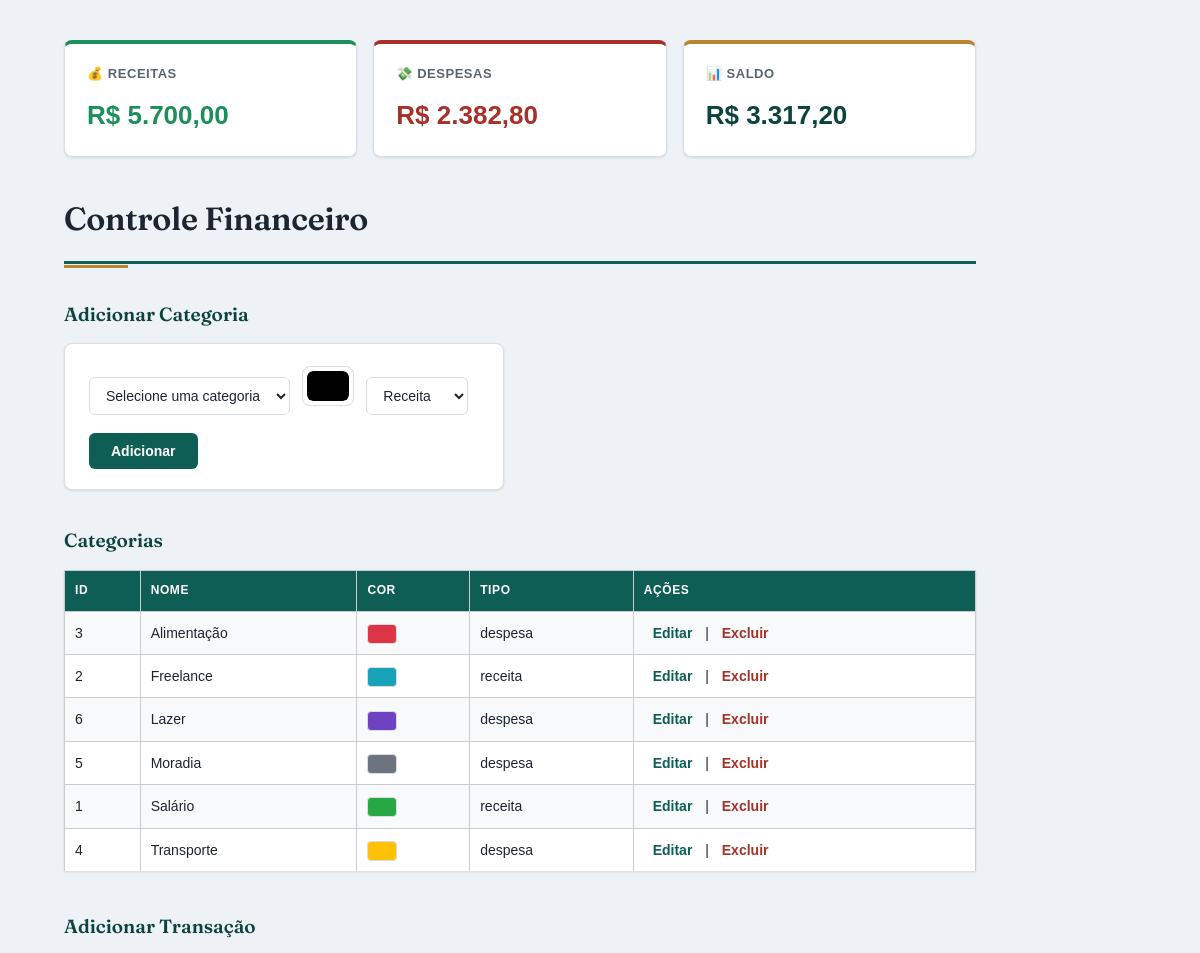
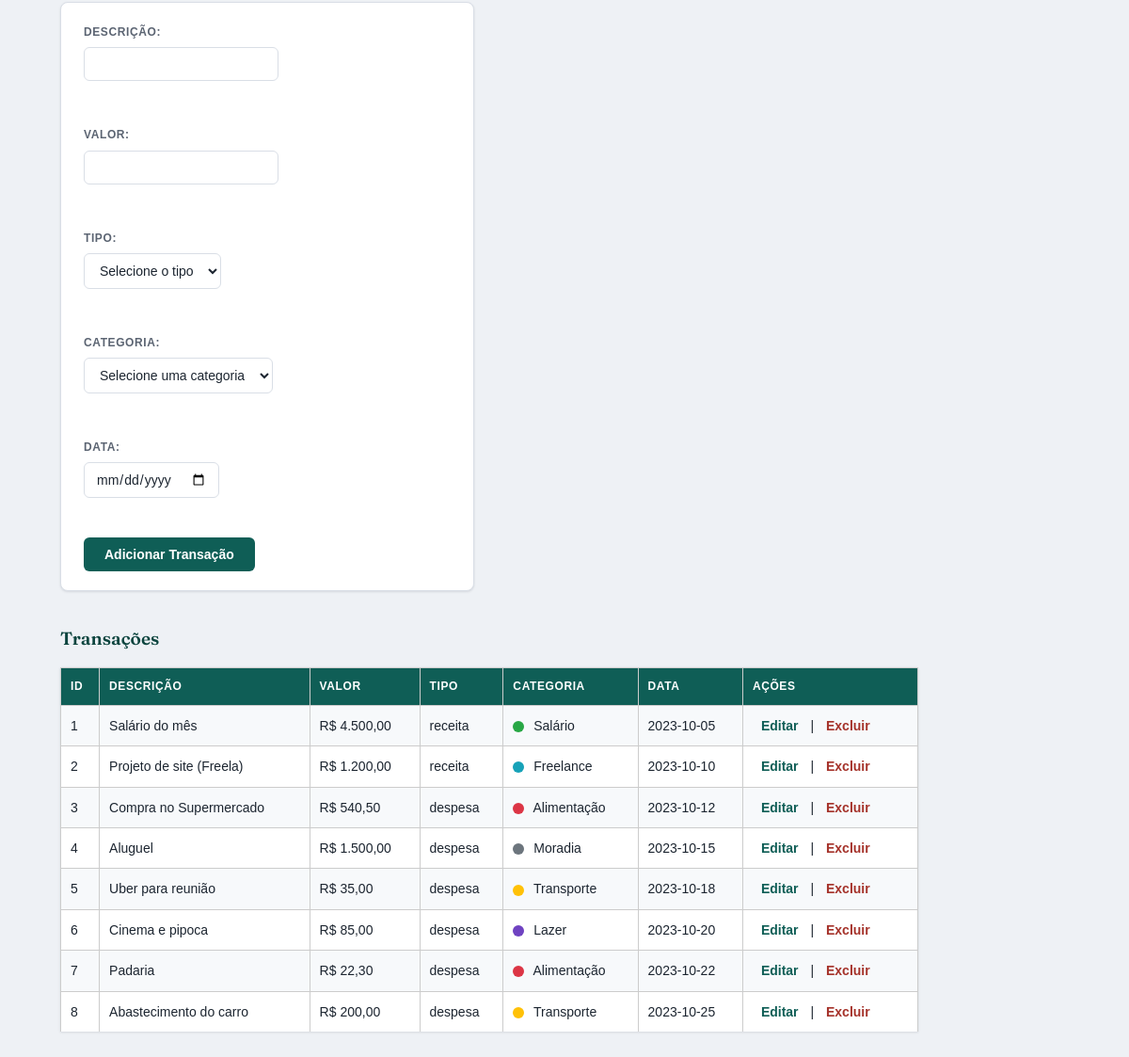
Before: / with the older database file (2 pictures, top to bottom).
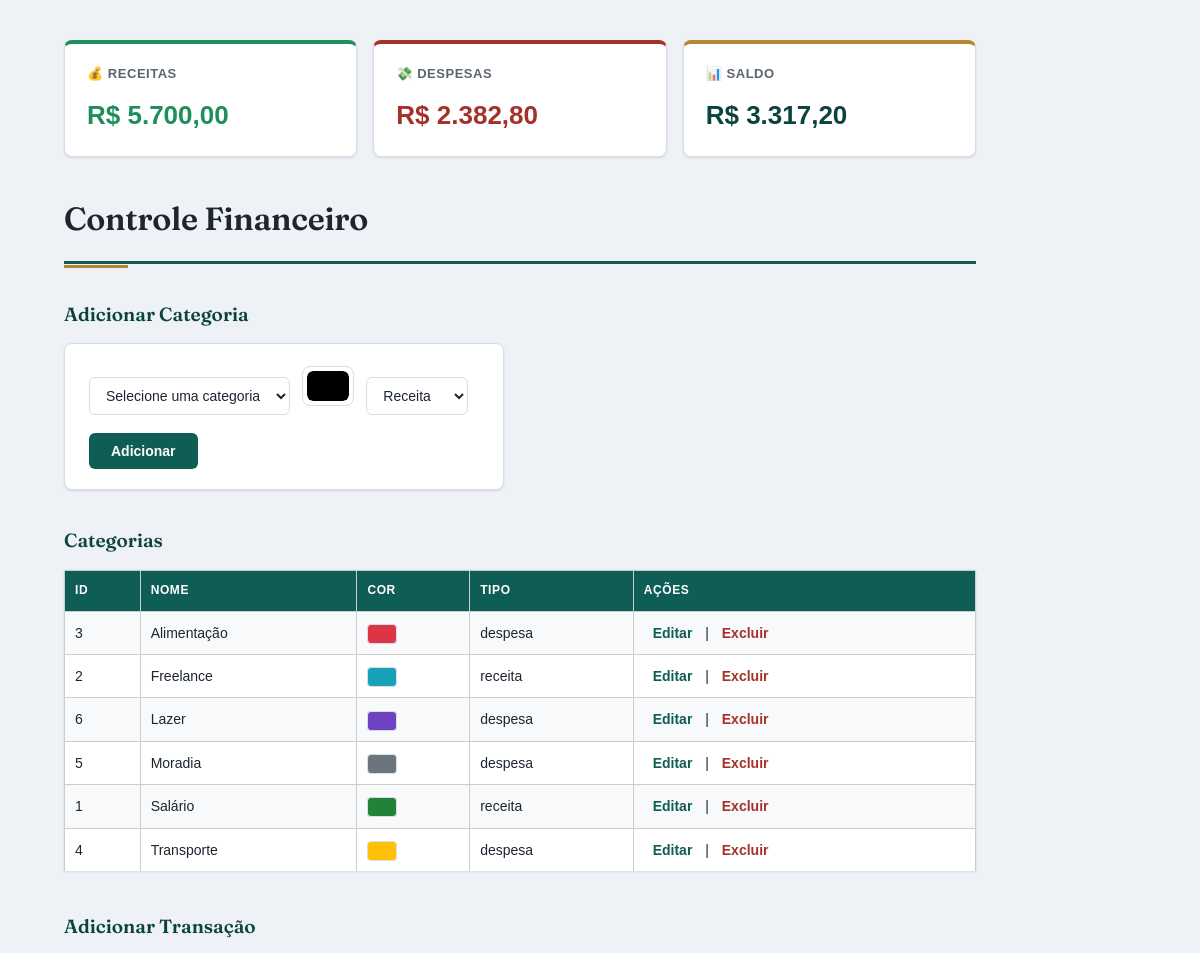
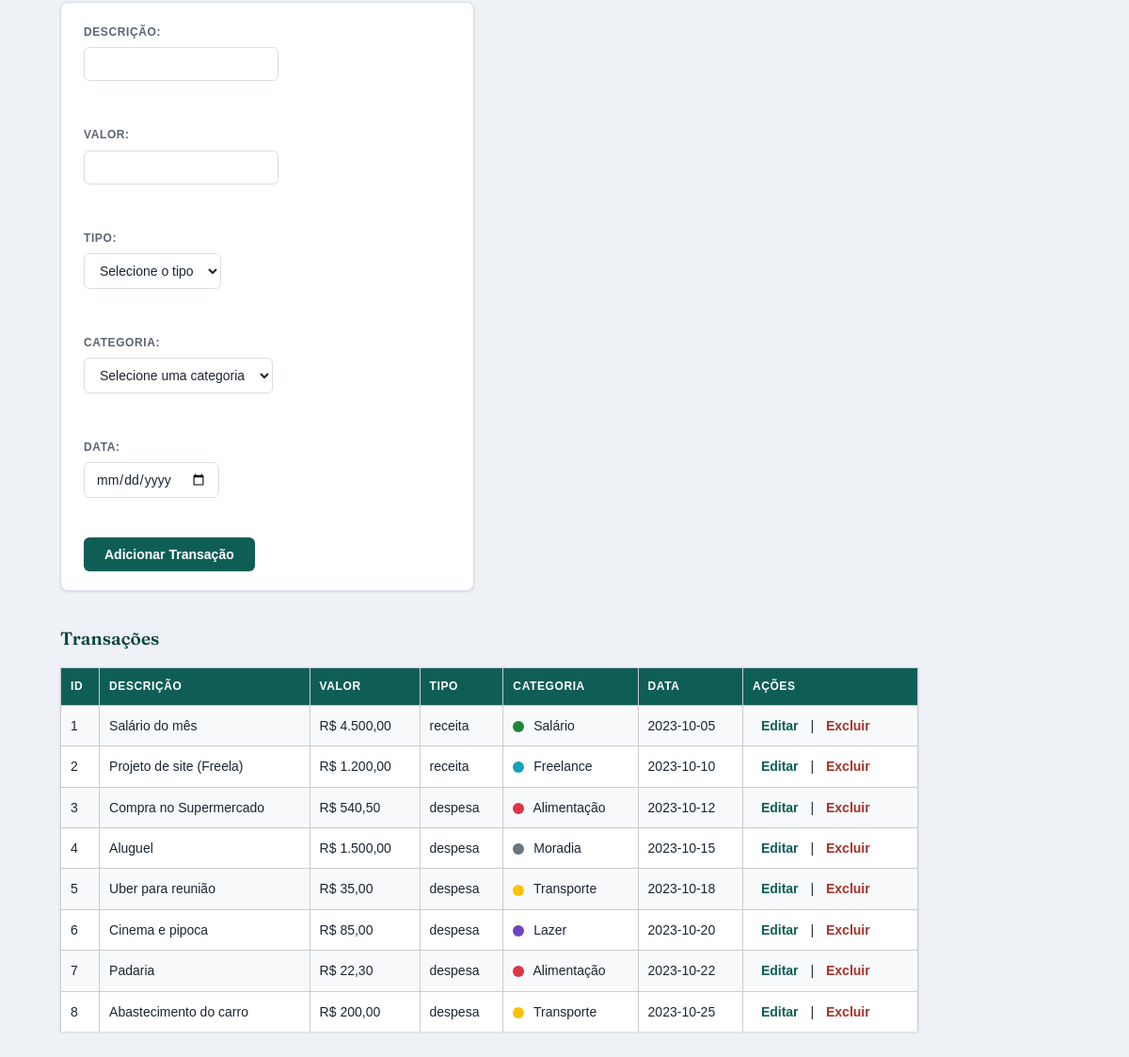
After: the same page with the newer database file (2 pictures, top to bottom).
### tables this page shows
CREATE TABLE IF NOT EXISTS `categorias` (
    `id` INT AUTO_INCREMENT PRIMARY KEY,
    `nome` VARCHAR(100) NOT NULL,
    `cor` VARCHAR(7) NOT NULL DEFAULT '#6c757d',
    `tipo` ENUM('receita', 'despesa') NOT NULL,
    `created_at` DATETIME DEFAULT CURRENT_TIMESTAMP
);

CREATE TABLE IF NOT EXISTS `transacoes` (
    `id` INT AUTO_INCREMENT PRIMARY KEY,
    `descricao` VARCHAR(255) NOT NULL,
    `valor` DECIMAL(10, 2) NOT NULL,
    `tipo` ENUM('receita', 'despesa') NOT NULL,
    `categoria_id` INT NOT NULL,
    `data_transacao` DATE NOT NULL,
    `created_at` DATETIME DEFAULT CURRENT_TIMESTAMP,
    CONSTRAINT `fk_transacoes_categorias` FOREIGN KEY (`categoria_id`) REFERENCES `categorias`(`id`) ON DELETE CASCADE
);

### public/index.php (the view, shortened to what this page needs)
<?php
$host = 'aula_mariadb';
$db = 'controle_financeiro';
$user = 'aula_user';
$pass = 'aula_pass';
try {
    $pdo = new PDO(
        "mysql:host=$host;dbname=$db;charset=utf8mb4",
        $user,
        $pass
    );
    $pdo->setAttribute(PDO::ATTR_ERRMODE, PDO::ERRMODE_EXCEPTION);
$totalReceitas = $pdo->query(
    "SELECT COALESCE(SUM(valor), 0) FROM transacoes WHERE tipo = 'receita'"
)->fetchColumn();
$totalDespesas = $pdo->query(
    "SELECT COALESCE(SUM(valor), 0) FROM transacoes WHERE tipo = 'despesa'"
)->fetchColumn();
$saldo = $totalReceitas - $totalDespesas;
    $categorias = $pdo->query(
        "SELECT * FROM categorias ORDER BY nome"
    )->fetchAll(PDO::FETCH_ASSOC);
    $transacoes = $pdo->query(
        "SELECT
            t.id,
            t.descricao,
            t.valor,
            t.tipo,
            c.nome AS categoria,
            c.cor AS categoria_cor,
            t.data_transacao
         FROM transacoes t
         INNER JOIN categorias c ON t.categoria_id = c.id
         ORDER BY t.id"
    )->fetchAll(PDO::FETCH_ASSOC);
} catch (PDOException $e) {
    die("Erro na conexão com o banco: " . $e->getMessage());
}
?>
<!DOCTYPE html>
<html lang="pt-BR">
<head>
    <link rel="stylesheet" href="style.css">
</head>
<body>
<div class="cards">
    <div class="card receita">
        <h3>💰 Receitas</h3>
        <p>
            R$ <?= number_format($totalReceitas, 2, ',', '.') ?>
        </p>
    </div>
    <div class="card despesa">
        <h3>💸 Despesas</h3>
        <p>
            R$ <?= number_format($totalDespesas, 2, ',', '.') ?>
        </p>
    </div>
    <div class="card saldo">
        <h3>📊 Saldo</h3>
        <p>
            R$ <?= number_format($saldo, 2, ',', '.') ?>
        </p>
    </div>
</div>
    <h1>Controle Financeiro</h1>
    <h2>Adicionar Categoria</h2>
<form method="POST">
    <select name="nome" required>
        <option value="">Selecione uma categoria</option>
    </select>
    <input
        type="color"
        name="cor"
        placeholder="#28a745"
        required
    >
    <select name="tipo" required>
        <option value="receita">Receita</option>
    </select>
    <button type="submit" name="adicionar_categoria">
        Adicionar
    </button>
</form>
    <h2>Categorias</h2>
    <table>
        <tr>
            <th>ID</th>
            <th>Nome</th>
            <th>Cor</th>
            <th>Tipo</th>
            <th>Ações</th>
        </tr>
        <?php foreach ($categorias as $categoria): ?>
            <tr>
                <td><?= $categoria['id'] ?></td>
                <td>
                    <?= htmlspecialchars($categoria['nome']) ?>
                </td>
                <td>
                    <span
                        class="cor-preview"
                        style="background-color: <?= htmlspecialchars($categoria['cor']) ?>;"
                        title="<?= htmlspecialchars($categoria['cor']) ?>"
                    ></span>
                </td>
                <td>
                    <span class="badge <?= htmlspecialchars($categoria['tipo']) ?>">
                        <?= htmlspecialchars($categoria['tipo']) ?>
                    </span>
                </td>
                <td>
                    <a href="acoes/editar_categoria.php?id=<?= $categoria['id'] ?>">
                    Editar
                    </a>
                |
                    <a
                        href="acoes/excluir_categoria.php?id=<?= $categoria['id'] ?>"
                        onclick="return confirm('Tem certeza que deseja excluir esta categoria?')"
                        >
                        Excluir
                    </a>
                </td>
            </tr>
        <?php endforeach; ?>
    </table>
    <h2>Adicionar Transação</h2>
<form method="POST">
    <label>Descrição:</label>
    <input
        type="text"
        name="descricao"
        required
    >
    <br><br>
    <label>Valor:</label>
    <input
        type="number"
        name="valor"
        step="0.01"
        min="0"
        required
    >
    <br><br>
    <label>Tipo:</label>
    <select name="tipo" required>
        <option value="">Selecione o tipo</option>
    </select>
    <br><br>
    <label>Categoria:</label>
    <select name="categoria_id" required>
        <option value="">Selecione uma categoria</option>
    </select>
    <br><br>
    <label>Data:</label>
    <input
        type="date"
        name="data_transacao"
        required
    >
    <br><br>
    <button type="submit" name="adicionar_transacao">
        Adicionar Transação
    </button>
</form>
    <h2>Transações</h2>
    <table>
        <tr>
            <th>ID</th>
            <th>Descrição</th>
            <th>Valor</th>
            <th>Tipo</th>
            <th>Categoria</th>
            <th>Data</th>
            <th>Ações</th>
        </tr>
        <?php foreach ($transacoes as $transacao): ?>
            <tr>
                <td><?= $transacao['id'] ?></td>
                <td>
                    <?= htmlspecialchars($transacao['descricao']) ?>
                </td>
                <td>
                    R$ <?= number_format($transacao['valor'], 2, ',', '.') ?>
                </td>
                <td>
                    <span class="badge <?= htmlspecialchars($transacao['tipo']) ?>">
                    <?= htmlspecialchars($transacao['tipo']) ?>
                    </span>
                </td>
                <td>
                    <span
                        class="categoria-cor"
                        style="background-color: <?= htmlspecialchars($transacao['categoria_cor'] ?? '#cccccc') ?>;"
                    ></span>
                    <?= htmlspecialchars($transacao['categoria']) ?>
                </td>
                <td>
                    <?= htmlspecialchars($transacao['data_transacao']) ?>
                </td>
                <td>
                    <a href="acoes/editar_transacao.php?id=<?= $transacao['id'] ?>">
                    Editar
                    </a>
                |
                    <a
                        href="acoes/excluir_transacao.php?id=<?= $transacao['id'] ?>"
                        onclick="return confirm('Tem certeza que deseja excluir esta transação?')"
                        >
                        Excluir
                    </a>
                </td>
            </tr>
        <?php endforeach; ?>
    </table>
</body>
</html>

### public/style.css (style rules this page uses)
:root { --ink: #1c2530; --ink-soft: #5b6472; --paper: #eef1f5; --surface: #ffffff; --teal: #0f5e56; --teal-dark: #0b443e; --teal-soft: rgba(15, 94, 86, 0.09); --brass: #b8862e; --brass-soft: rgba(184, 134, 46, 0.1); --danger: #a5322a; --danger-soft: rgba(165, 50, 42, 0.09); --receita: #1e8e5a; --receita-soft: rgba(30, 142, 90, 0.08); --border: #d9dee6; --radius: 8px; --shadow: 0 1px 3px rgba(28, 37, 48, 0.08), 0 1px 2px rgba(28, 37, 48, 0.04); }
* { box-sizing: border-box; }
body { font-family: 'IBM Plex Sans', -apple-system, BlinkMacSystemFont, 'Segoe UI', sans-serif; background: var(--paper); color: var(--ink); line-height: 1.6; font-size: 15px; max-width: 960px; margin: 40px auto; padding: 0 24px 60px; }
h1 { position: relative; font-family: 'Fraunces', Georgia, serif; font-size: 32px; font-weight: 600; letter-spacing: -0.01em; color: var(--ink); margin: 0 0 34px; padding-bottom: 16px; border-bottom: 3px solid var(--teal); }
h1::after { content: ""; position: absolute; left: 0; bottom: -7px; width: 64px; height: 3px; background: var(--brass); }
h2 { font-family: 'Fraunces', Georgia, serif; font-size: 19px; font-weight: 600; color: var(--teal-dark); margin: 36px 0 14px; }
.cards { display: flex; gap: 16px; flex-wrap: wrap; margin-bottom: 36px; }
.card { flex: 1 1 200px; background: var(--surface); border: 1px solid var(--border); border-top: 4px solid var(--border); border-radius: var(--radius); box-shadow: var(--shadow); padding: 20px 22px; transition: transform 0.15s, box-shadow 0.15s, background 0.15s; }
.card h3 { font-size: 13px; font-weight: 600; text-transform: uppercase; letter-spacing: 0.04em; color: var(--ink-soft); margin: 0 0 10px; }
.card p { font-size: 26px; font-weight: 700; color: var(--ink); margin: 0; font-variant-numeric: tabular-nums; }
.card.receita { border-top-color: var(--receita); }
.card.receita p { color: var(--receita); }
.card.despesa { border-top-color: var(--danger); }
.card.despesa p { color: var(--danger); }
.card.saldo { border-top-color: var(--brass); }
.card.saldo p { color: var(--teal-dark); }
form { background: var(--surface); border: 1px solid var(--border); border-radius: var(--radius); box-shadow: var(--shadow); padding: 22px 24px 20px; margin-bottom: 24px; max-width: 440px; }
label { display: block; font-size: 12px; font-weight: 600; color: var(--ink-soft); text-transform: uppercase; letter-spacing: 0.05em; margin: 16px 0 6px; }
label:first-of-type { margin-top: 0; }
input, select { font-family: inherit; font-size: 14px; color: var(--ink); background: var(--surface); border: 1px solid var(--border); border-radius: 6px; padding: 9px 12px; margin: 0 8px 8px 0; transition: border-color 0.15s, box-shadow 0.15s; }
select { cursor: pointer; }
button, input[type="submit"] { font-family: inherit; display: inline-block; margin-top: 10px; background: var(--teal); color: #fff; border: none; padding: 10px 22px; border-radius: 6px; font-size: 14px; font-weight: 600; cursor: pointer; transition: background 0.15s, transform 0.1s; }
table { width: 100%; border-collapse: collapse; background: var(--surface); box-shadow: var(--shadow); margin-bottom: 40px; font-size: 14px; }
th { background: var(--teal) !important; color: #fff !important; text-align: left; font-weight: 600; font-size: 12px; text-transform: uppercase; letter-spacing: 0.05em; padding: 13px 16px; border-bottom: 3px solid var(--brass); }
td { padding: 12px 16px; border-bottom: 1px solid var(--border); }
tbody tr:nth-child(even) { background: #f7f9fb; }
tbody tr:last-child td { border-bottom: none; }
a { color: var(--teal); text-decoration: none; }
a[href*="editar"] { font-weight: 600; padding: 4px 9px; border-radius: 5px; transition: background 0.15s; }
a[href*="excluir"] { color: var(--danger); font-weight: 600; padding: 4px 9px; border-radius: 5px; transition: background 0.15s; }
input[type="color"] { width: 52px; height: 40px; padding: 4px; border-radius: 8px; cursor: pointer; }
.cor-preview { display: inline-block; width: 30px; height: 20px; border-radius: 4px; border: 1px solid var(--border); vertical-align: middle; }
.categoria-cor { display: inline-block; width: 12px; height: 12px; border-radius: 50%; vertical-align: middle; margin-right: 6px; }

### public/index.php (style rules this page uses)
body { font-family: Arial, sans-serif; margin: 40px; }
h1 { margin-bottom: 30px; }
h2 { margin-top: 35px; }
table { border-collapse: collapse; width: 100%; margin-top: 15px; }
th, td { border: 1px solid #ccc; padding: 10px; text-align: left; }
th { background-color: #f2f2f2; }

Changed rows visible on the page:
changed categorias "Salário": cor "#28a745" → "#218338" (drawn)
